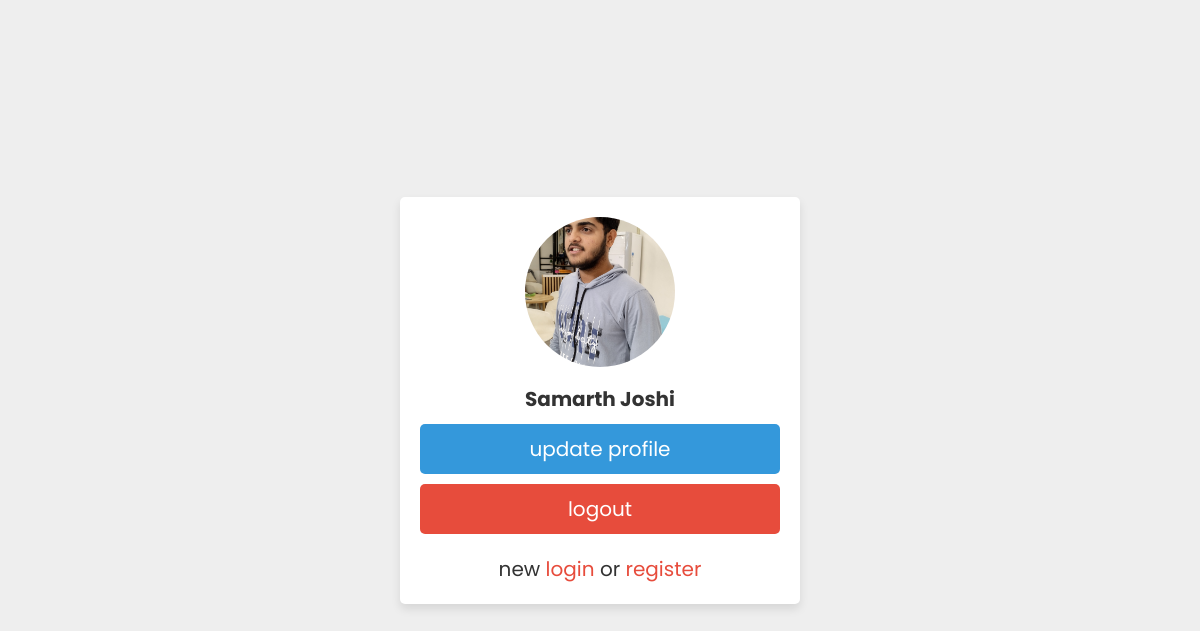
Page /ADMIN/home.php (signed in) on the committed database.
### tables this page shows
CREATE TABLE `user_form` (
  `id` int(100) NOT NULL,
  `name` varchar(100) NOT NULL,
  `email` varchar(100) NOT NULL,
  `password` varchar(100) NOT NULL,
  `image` varchar(100) NOT NULL
);

### ADMIN/home.php (the view, shortened to what this page needs)
<?php
$user_id = $_SESSION['user_id'];
?>
<!DOCTYPE html>
<html lang="en">
<head>
    <link rel="stylesheet" href="css/style.css">
</head>
<body>
<div class="container">
   <div class="profile">
      <?php
         $select = mysqli_query($conn, "SELECT * FROM `user_form` WHERE id = '$user_id'") or die('query failed');
         if(mysqli_num_rows($select) > 0){
            $fetch = mysqli_fetch_assoc($select);
         }
         if($fetch['image'] == ''){
            echo '<img src="images/default-avatar.png">';
         }else{
            echo '<img src="uploaded_img/'.$fetch['image'].'">';
         }
      ?>
      <h3><?php echo $fetch['name']; ?></h3>
      <a href="update_profile.php" class="btn">update profile</a>
      <a href="home.php?logout=<?php echo $user_id; ?>" class="delete-btn">logout</a>
      <p>new <a href="login.php">login</a> or <a href="register.php">register</a></p>
   </div>
</div>
</body>
</html>

### ADMIN/css/style.css (style rules this page uses)
:root { --blue:#3498db; --dark-blue:#2980b9; --red:#e74c3c; --dark-red:#c0392b; --black:#333; --white:#fff; --light-bg:#eee; --box-shadow:0 5px 10px rgba(0,0,0,.1); }
* { font-family: 'Poppins', sans-serif; margin:0; padding:0; box-sizing: border-box; outline: none; border: none; text-decoration: none; }
.btn, .delete-btn { width: 100%; border-radius: 5px; padding:10px 30px; color:var(--white); display: block; text-align: center; cursor: pointer; font-size: 20px; margin-top: 10px; }
.btn { background-color: var(--blue); }
.delete-btn { background-color: var(--red); }
.container { min-height: 100vh; background-color: var(--light-bg); display: flex; align-items: center; justify-content: center; padding:20px; }
.container .profile { padding:20px; background-color: var(--white); box-shadow: var(--box-shadow); text-align: center; width: 400px; border-radius: 5px; }
.container .profile img { height: 150px; width: 150px; border-radius: 50%; object-fit: cover; margin-bottom: 5px; }
.container .profile h3 { margin:5px 0; font-size: 20px; color:var(--black); }
.container .profile p { margin-top: 20px; color:var(--black); font-size: 20px; }
.container .profile p a { color:var(--red); }

### rows in the picture
user_form: image (picture), name "Samarth Joshi"
